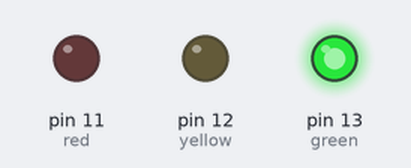
Bench run of a sketch on a simulated Arduino Uno, built with avr-gcc and run on an emulated ATmega328P. Shown: output pins drawn as LEDs (lit = HIGH).

Above: at 1.5 s.
At 4.5 s:
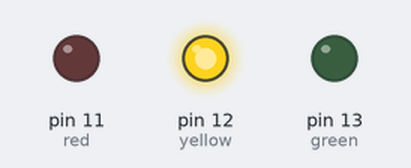
At 7.5 s:
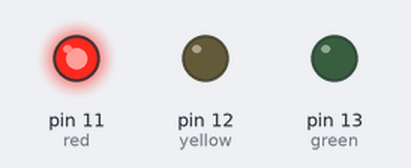
Timing chart, 0 to 11.7 s (numbered marks = the images above):
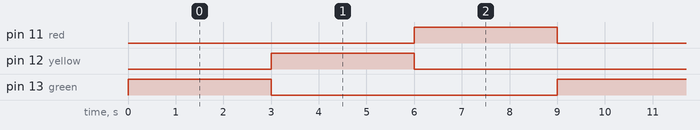

Measured:
- by itself, pin 11 (red), pin 12 (yellow), pin 13 (green): alternates HIGH for 3.0 s and LOW for 6.0 s
- by itself, everything shown: repeats every 9.0 s, in 3 steps

The sketch:

traffic.ino
```cpp
int yellow = 12;
int green = 13;
int red = 11;
void setup()
{
  pinMode(yellow, OUTPUT);
  pinMode(green, OUTPUT);
  pinMode(red, OUTPUT);
}
  void loop()
  {
    digitalWrite(green, HIGH);
    digitalWrite(yellow, LOW);
    digitalWrite(red, LOW);
    delay(3000);

     digitalWrite(green, LOW);
    digitalWrite(yellow, HIGH);
    digitalWrite(red, LOW);
    delay(3000);

     digitalWrite(green, LOW);
    digitalWrite(yellow, LOW);
    digitalWrite(red, HIGH);
    delay(3000);
  }
```
